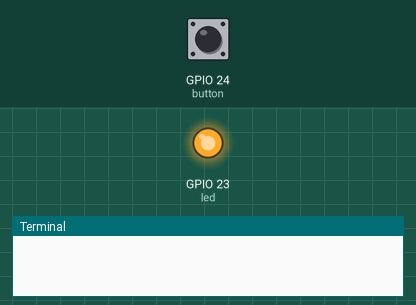
This program was run on a simulated Raspberry Pi (BCM pin numbers). Shown: output pins drawn as LEDs (lit = HIGH), the last lines printed to the terminal. The inputs (shaded band) are chosen by the test bench; at power-on: GPIO 24 (button) HIGH. Random numbers come from a fixed seed; the clock reads 2024-03-15 10:24:30 at power-on unless the program sets it.

Above: at 4.0 s.
4.1 s: GPIO 24 (button) pulled LOW for 0.15 s
At 4.4 s:
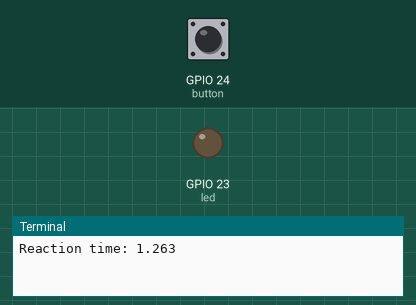
Timing chart, 0 to 12.2 s (numbered marks = the images above; inputs shaded):
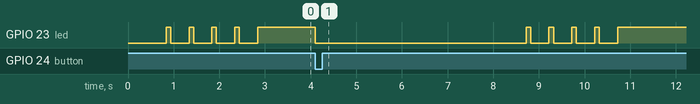

Measured:
- after the input at 4.1 s, GPIO 23 (led): HIGH → LOW at once, then repeats every 0.50 s: HIGH 0.10 s, LOW 0.40 s, until it stays HIGH from 10.7 s

The program:

reaction.py
```python
from gpiozero import LED, Button
from signal import pause
from random import uniform
from time import time, sleep
timestarted=None

def press():
  global timestarted,led,button
  print ( "Reaction time: %.3f" % (time()-timestarted) )
  led.off()
  sleep(2)
  reset()

def reset():
  global timestarted,led
  sleep(uniform(0.5,3))
  led.blink(0.1,0.4,4,False)
  led.on()
  timestarted=time()

led=LED(23)
led.off()
button=Button(24)
button.when_pressed=press
reset()

pause()
```
